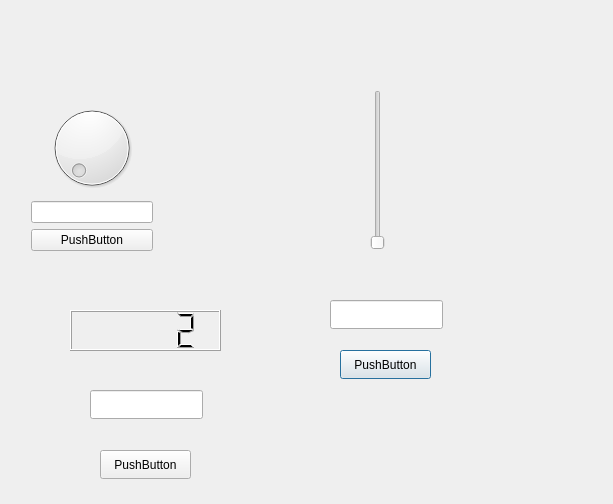
<?xml version="1.0" encoding="UTF-8"?>
<ui version="4.0">
 <class>Dialog</class>
 <widget class="QDialog" name="Dialog">
  <property name="geometry">
   <rect>
    <x>0</x>
    <y>0</y>
    <width>613</width>
    <height>504</height>
   </rect>
  </property>
  <property name="windowTitle">
   <string>Dialog</string>
  </property>
  <widget class="QSlider" name="verticalSlider">
   <property name="geometry">
    <rect>
     <x>370</x>
     <y>90</y>
     <width>16</width>
     <height>160</height>
    </rect>
   </property>
   <property name="autoFillBackground">
    <bool>false</bool>
   </property>
   <property name="orientation">
    <enum>Qt::Vertical</enum>
   </property>
   <property name="invertedAppearance">
    <bool>false</bool>
   </property>
   <property name="invertedControls">
    <bool>false</bool>
   </property>
   <property name="tickPosition">
    <enum>QSlider::NoTicks</enum>
   </property>
  </widget>
  <widget class="QPushButton" name="pushButton_2">
   <property name="geometry">
    <rect>
     <x>340</x>
     <y>350</y>
     <width>91</width>
     <height>29</height>
    </rect>
   </property>
   <property name="text">
    <string>PushButton</string>
   </property>
  </widget>
  <widget class="QLineEdit" name="lineEdit_2">
   <property name="geometry">
    <rect>
     <x>330</x>
     <y>300</y>
     <width>113</width>
     <height>29</height>
    </rect>
   </property>
  </widget>
  <widget class="QLCDNumber" name="lcdNumber">
   <property name="geometry">
    <rect>
     <x>70</x>
     <y>310</y>
     <width>151</width>
     <height>41</height>
    </rect>
   </property>
   <property name="intValue" stdset="0">
    <number>2</number>
   </property>
  </widget>
  <widget class="QPushButton" name="pushButton_3">
   <property name="geometry">
    <rect>
     <x>100</x>
     <y>450</y>
     <width>91</width>
     <height>29</height>
    </rect>
   </property>
   <property name="text">
    <string>PushButton</string>
   </property>
  </widget>
  <widget class="QLineEdit" name="lineEdit_3">
   <property name="geometry">
    <rect>
     <x>90</x>
     <y>390</y>
     <width>113</width>
     <height>29</height>
    </rect>
   </property>
  </widget>
  <widget class="QWidget" name="">
   <property name="geometry">
    <rect>
     <x>20</x>
     <y>90</y>
     <width>144</width>
     <height>172</height>
    </rect>
   </property>
   <layout class="QVBoxLayout" name="verticalLayout">
    <item>
     <widget class="QDial" name="dial">
      <property name="wrapping">
       <bool>false</bool>
      </property>
     </widget>
    </item>
    <item>
     <widget class="QLineEdit" name="lineEdit"/>
    </item>
    <item>
     <widget class="QPushButton" name="pushButton">
      <property name="text">
       <string>PushButton</string>
      </property>
     </widget>
    </item>
   </layout>
  </widget>
 </widget>
 <layoutdefault spacing="6" margin="11"/>
 <resources/>
 <connections/>
</ui>
